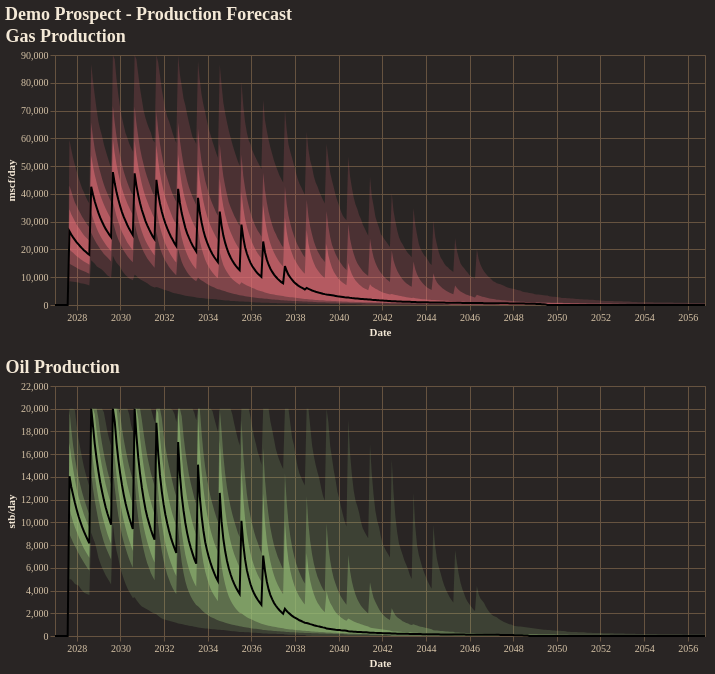

This figure's notebook cell:
### Code cell
fig = reporter.plotter.combined_production_plot(
    figsize=(650, 250),
    backend=PLOTTING_BACKEND
)
fig.show()

### Figure 1 — Vega-Lite specification as saved in the notebook (floating-point values rounded to 4 significant figures; data arrays with more than 128 entries replaced by an {"elided": "..."} marker saying what was removed)
{"config": {"background": "#292524", "view": {"fill": "#292524", "stroke": "#665340"}, "title": {"color": "#f4e9d7", "font": "Merriweather", "fontSize": 18, "fontWeight": 600, "subtitleColor": "#d5c2a6", "anchor": "start"}, "axis": {"domainColor": "#665340", "gridColor": "#665340", "tickColor": "#665340", "labelColor": "#d5c2a6", "titleColor": "#f4e9d7", "labelFont": "Merriweather", "titleFont": "Merriweather"}, "legend": {"titleColor": "#f4e9d7", "labelColor": "#d5c2a6", "labelFont": "Merriweather", "titleFont": "Merriweather", "orient": "top-right", "symbolType": "circle"}, "header": {"labelColor": "#d5c2a6", "titleColor": "#f4e9d7", "labelFont": "Merriweather", "titleFont": "Merriweather"}, "mark": {"color": "#c78d3b"}, "line": {"color": "#c78d3b"}, "bar": {"color": "#c78d3b"}, "point": {"color": "#ddb06d"}, "area": {"color": "#c78d3b", "opacity": 0.35}, "text": {"color": "#f4e9d7", "font": "Merriweather"}, "range": {"category": ["#5DA5DA", "#F28E2B", "#59C36A", "#E15759", "#B07AA1", "#4ECDC4", "#FF9DA7", "#EDC948"]}}, "vconcat": [{"layer": [{"mark": {"type": "area", "color": "rgba(224, 108, 117, 1.0)", "opacity": 0.18}, "encoding": {"tooltip": [{"field": "date", "title": "Date", "type": "temporal"}, {"field": "p01", "format": ",.2f", "title": "P01", "type": "quantitative"}, {"field": "p10", "format": ",.2f", "title": "P10", "type": "quantitative"}, {"field": "p25", "format": ",.2f", "title": "P25", "type": "quantitative"}, {"field": "p50", "format": ",.2f", "title": "P50", "type": "quantitative"}, {"field": "p75", "format": ",.2f", "title": "P75", "type": "quantitative"}, {"field": "p90", "format": ",.2f", "title": "P90", "type": "quantitative"}, {"field": "p99", "format": ",.2f", "title": "P99", "type": "quantitative"}], "x": {"field": "date", "title": "Date", "type": "temporal"}, "y": {"field": "p01", "title": "mscf/day", "type": "quantitative"}, "y2": {"field": "p99"}}}, {"mark": {"type": "area", "color": "rgba(224, 108, 117, 1.0)", "opacity": 0.35}, "encoding": {"tooltip": [{"field": "date", "title": "Date", "type": "temporal"}, {"field": "p01", "format": ",.2f", "title": "P01", "type": "quantitative"}, {"field": "p10", "format": ",.2f", "title": "P10", "type": "quantitative"}, {"field": "p25", "format": ",.2f", "title": "P25", "type": "quantitative"}, {"field": "p50", "format": ",.2f", "title": "P50", "type": "quantitative"}, {"field": "p75", "format": ",.2f", "title": "P75", "type": "quantitative"}, {"field": "p90", "format": ",.2f", "title": "P90", "type": "quantitative"}, {"field": "p99", "format": ",.2f", "title": "P99", "type": "quantitative"}], "x": {"field": "date", "title": "Date", "type": "temporal"}, "y": {"field": "p10", "title": "mscf/day", "type": "quantitative"}, "y2": {"field": "p90"}}}, {"mark": {"type": "area", "color": "rgba(224, 108, 117, 1.0)", "opacity": 0.55}, "encoding": {"tooltip": [{"field": "date", "title": "Date", "type": "temporal"}, {"field": "p01", "format": ",.2f", "title": "P01", "type": "quantitative"}, {"field": "p10", "format": ",.2f", "title": "P10", "type": "quantitative"}, {"field": "p25", "format": ",.2f", "title": "P25", "type": "quantitative"}, {"field": "p50", "format": ",.2f", "title": "P50", "type": "quantitative"}, {"field": "p75", "format": ",.2f", "title": "P75", "type": "quantitative"}, {"field": "p90", "format": ",.2f", "title": "P90", "type": "quantitative"}, {"field": "p99", "format": ",.2f", "title": "P99", "type": "quantitative"}], "x": {"field": "date", "title": "Date", "type": "temporal"}, "y": {"field": "p25", "title": "mscf/day", "type": "quantitative"}, "y2": {"field": "p75"}}}, {"mark": {"type": "line", "color": "black", "strokeWidth": 2}, "encoding": {"tooltip": [{"field": "date", "title": "Date", "type": "temporal"}, {"field": "p01", "format": ",.2f", "title": "P01", "type": "quantitative"}, {"field": "p10", "format": ",.2f", "title": "P10", "type": "quantitative"}, {"field": "p25", "format": ",.2f", "title": "P25", "type": "quantitative"}, {"field": "p50", "format": ",.2f", "title": "P50", "type": "quantitative"}, {"field": "p75", "format": ",.2f", "title": "P75", "type": "quantitative"}, {"field": "p90", "format": ",.2f", "title": "P90", "type": "quantitative"}, {"field": "p99", "format": ",.2f", "title": "P99", "type": "quantitative"}], "x": {"field": "date", "title": "Date", "type": "temporal"}, "y": {"field": "p50", "title": "mscf/day", "type": "quantitative"}}}], "data": {"name": "data-65a2a6bd902e051292f0e5e95ad065bb"}, "height": 250, "title": "Gas Production", "width": 650}, {"layer": [{"mark": {"type": "area", "color": "rgba(152, 195, 121, 1.0)", "opacity": 0.18}, "encoding": {"tooltip": [{"field": "date", "title": "Date", "type": "temporal"}, {"field": "p01", "format": ",.2f", "title": "P01", "type": "quantitative"}, {"field": "p10", "format": ",.2f", "title": "P10", "type": "quantitative"}, {"field": "p25", "format": ",.2f", "title": "P25", "type": "quantitative"}, {"field": "p50", "format": ",.2f", "title": "P50", "type": "quantitative"}, {"field": "p75", "format": ",.2f", "title": "P75", "type": "quantitative"}, {"field": "p90", "format": ",.2f", "title": "P90", "type": "quantitative"}, {"field": "p99", "format": ",.2f", "title": "P99", "type": "quantitative"}], "x": {"field": "date", "title": "Date", "type": "temporal"}, "y": {"field": "p01", "title": "stb/day", "type": "quantitative"}, "y2": {"field": "p99"}}}, {"mark": {"type": "area", "color": "rgba(152, 195, 121, 1.0)", "opacity": 0.35}, "encoding": {"tooltip": [{"field": "date", "title": "Date", "type": "temporal"}, {"field": "p01", "format": ",.2f", "title": "P01", "type": "quantitative"}, {"field": "p10", "format": ",.2f", "title": "P10", "type": "quantitative"}, {"field": "p25", "format": ",.2f", "title": "P25", "type": "quantitative"}, {"field": "p50", "format": ",.2f", "title": "P50", "type": "quantitative"}, {"field": "p75", "format": ",.2f", "title": "P75", "type": "quantitative"}, {"field": "p90", "format": ",.2f", "title": "P90", "type": "quantitative"}, {"field": "p99", "format": ",.2f", "title": "P99", "type": "quantitative"}], "x": {"field": "date", "title": "Date", "type": "temporal"}, "y": {"field": "p10", "title": "stb/day", "type": "quantitative"}, "y2": {"field": "p90"}}}, {"mark": {"type": "area", "color": "rgba(152, 195, 121, 1.0)", "opacity": 0.55}, "encoding": {"tooltip": [{"field": "date", "title": "Date", "type": "temporal"}, {"field": "p01", "format": ",.2f", "title": "P01", "type": "quantitative"}, {"field": "p10", "format": ",.2f", "title": "P10", "type": "quantitative"}, {"field": "p25", "format": ",.2f", "title": "P25", "type": "quantitative"}, {"field": "p50", "format": ",.2f", "title": "P50", "type": "quantitative"}, {"field": "p75", "format": ",.2f", "title": "P75", "type": "quantitative"}, {"field": "p90", "format": ",.2f", "title": "P90", "type": "quantitative"}, {"field": "p99", "format": ",.2f", "title": "P99", "type": "quantitative"}], "x": {"field": "date", "title": "Date", "type": "temporal"}, "y": {"field": "p25", "title": "stb/day", "type": "quantitative"}, "y2": {"field": "p75"}}}, {"mark": {"type": "line", "color": "black", "strokeWidth": 2}, "encoding": {"tooltip": [{"field": "date", "title": "Date", "type": "temporal"}, {"field": "p01", "format": ",.2f", "title": "P01", "type": "quantitative"}, {"field": "p10", "format": ",.2f", "title": "P10", "type": "quantitative"}, {"field": "p25", "format": ",.2f", "title": "P25", "type": "quantitative"}, {"field": "p50", "format": ",.2f", "title": "P50", "type": "quantitative"}, {"field": "p75", "format": ",.2f", "title": "P75", "type": "quantitative"}, {"field": "p90", "format": ",.2f", "title": "P90", "type": "quantitative"}, {"field": "p99", "format": ",.2f", "title": "P99", "type": "quantitative"}], "x": {"field": "date", "title": "Date", "type": "temporal"}, "y": {"field": "p50", "title": "stb/day", "type": "quantitative"}}}], "data": {"name": "data-0541170e3698236bf992d02593b6153c"}, "height": 250, "title": "Oil Production", "width": 650}], "title": "Demo Prospect - Production Forecast", "$schema": "https://vega.github.io/schema/vega-lite/v5.20.1.json", "datasets": {"data-65a2a6bd902e051292f0e5e95ad065bb": {"elided": "360 records"}, "data-0541170e3698236bf992d02593b6153c": {"elided": "360 records"}}}
